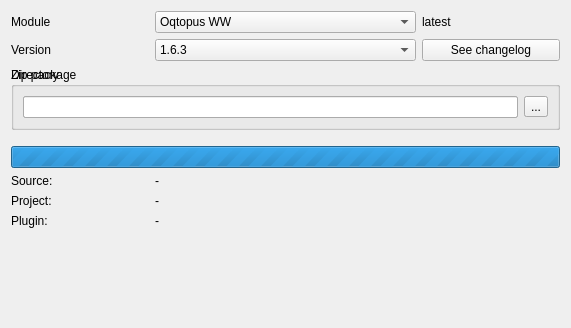
<?xml version="1.0" encoding="UTF-8"?>
<ui version="4.0">
 <class>Form</class>
 <widget class="QWidget" name="Form">
  <property name="geometry">
   <rect>
    <x>0</x>
    <y>0</y>
    <width>571</width>
    <height>328</height>
   </rect>
  </property>
  <property name="windowTitle">
   <string>Form</string>
  </property>
  <layout class="QGridLayout" name="gridLayout">
   <item row="0" column="0">
    <widget class="QLabel" name="label">
     <property name="text">
      <string>Module</string>
     </property>
    </widget>
   </item>
   <item row="7" column="0">
    <widget class="QLabel" name="label_19">
     <property name="text">
      <string>Plugin:</string>
     </property>
    </widget>
   </item>
   <item row="9" column="0">
    <spacer name="verticalSpacer">
     <property name="orientation">
      <enum>Qt::Vertical</enum>
     </property>
     <property name="sizeHint" stdset="0">
      <size>
       <width>20</width>
       <height>40</height>
      </size>
     </property>
    </spacer>
   </item>
   <item row="7" column="1" colspan="2">
    <widget class="QLabel" name="module_informationPlugin_label">
     <property name="text">
      <string>-</string>
     </property>
     <property name="openExternalLinks">
      <bool>true</bool>
     </property>
     <property name="textInteractionFlags">
      <set>Qt::LinksAccessibleByKeyboard|Qt::LinksAccessibleByMouse|Qt::TextBrowserInteraction|Qt::TextSelectableByKeyboard|Qt::TextSelectableByMouse</set>
     </property>
    </widget>
   </item>
   <item row="5" column="1" colspan="2">
    <widget class="QLabel" name="module_information_label">
     <property name="text">
      <string>-</string>
     </property>
     <property name="openExternalLinks">
      <bool>true</bool>
     </property>
     <property name="textInteractionFlags">
      <set>Qt::LinksAccessibleByKeyboard|Qt::LinksAccessibleByMouse|Qt::TextBrowserInteraction|Qt::TextSelectableByKeyboard|Qt::TextSelectableByMouse</set>
     </property>
    </widget>
   </item>
   <item row="0" column="2">
    <widget class="QLabel" name="module_latestVersion_label">
     <property name="text">
      <string>latest</string>
     </property>
    </widget>
   </item>
   <item row="3" column="0">
    <spacer name="verticalSpacer_8">
     <property name="orientation">
      <enum>Qt::Vertical</enum>
     </property>
     <property name="sizeType">
      <enum>QSizePolicy::Fixed</enum>
     </property>
     <property name="sizeHint" stdset="0">
      <size>
       <width>20</width>
       <height>10</height>
      </size>
     </property>
    </spacer>
   </item>
   <item row="6" column="0">
    <widget class="QLabel" name="label_17">
     <property name="text">
      <string>Project:</string>
     </property>
    </widget>
   </item>
   <item row="1" column="1">
    <widget class="QComboBox" name="module_package_comboBox">
     <item>
      <property name="text">
       <string>1.6.3</string>
      </property>
     </item>
     <item>
      <property name="text">
       <string>1.6.2</string>
      </property>
     </item>
     <item>
      <property name="text">
       <string>testing (Attention! Never use in production)</string>
      </property>
     </item>
    </widget>
   </item>
   <item row="1" column="2">
    <widget class="QPushButton" name="module_seeChangeLog_pushButton">
     <property name="text">
      <string>See changelog</string>
     </property>
    </widget>
   </item>
   <item row="0" column="1">
    <widget class="QComboBox" name="module_module_comboBox">
     <item>
      <property name="text">
       <string>Oqtopus WW</string>
      </property>
     </item>
     <item>
      <property name="text">
       <string>Oqtopus DW</string>
      </property>
     </item>
    </widget>
   </item>
   <item row="6" column="1" colspan="2">
    <widget class="QLabel" name="module_informationProject_label">
     <property name="text">
      <string>-</string>
     </property>
     <property name="openExternalLinks">
      <bool>true</bool>
     </property>
     <property name="textInteractionFlags">
      <set>Qt::LinksAccessibleByKeyboard|Qt::LinksAccessibleByMouse|Qt::TextBrowserInteraction|Qt::TextSelectableByKeyboard|Qt::TextSelectableByMouse</set>
     </property>
    </widget>
   </item>
   <item row="1" column="0">
    <widget class="QLabel" name="label_2">
     <property name="text">
      <string>Version</string>
     </property>
    </widget>
   </item>
   <item row="5" column="0">
    <widget class="QLabel" name="label_18">
     <property name="text">
      <string>Source:</string>
     </property>
    </widget>
   </item>
   <item row="2" column="0" colspan="3">
    <widget class="QGroupBox" name="module_zipPackage_groupBox">
     <property name="title">
      <string>Zip package</string>
     </property>
     <property name="flat">
      <bool>true</bool>
     </property>
     <layout class="QGridLayout" name="gridLayout_9">
      <item row="0" column="1">
       <widget class="QToolButton" name="module_browseZip_toolButton">
        <property name="text">
         <string>...</string>
        </property>
       </widget>
      </item>
      <item row="0" column="0">
       <widget class="QLineEdit" name="module_fromZip_lineEdit"/>
      </item>
     </layout>
    </widget>
   </item>
   <item row="2" column="0" colspan="3">
    <widget class="QGroupBox" name="module_directoryPackage_groupBox">
     <property name="title">
      <string>Directory</string>
     </property>
     <property name="flat">
      <bool>true</bool>
     </property>
     <layout class="QGridLayout" name="gridLayout_10">
      <item row="0" column="0">
       <widget class="QLineEdit" name="module_fromDirectory_lineEdit"/>
      </item>
      <item row="0" column="1">
       <widget class="QToolButton" name="module_browseDirectory_toolButton">
        <property name="text">
         <string>...</string>
        </property>
       </widget>
      </item>
     </layout>
    </widget>
   </item>
   <item row="4" column="0" colspan="3">
    <widget class="QProgressBar" name="module_progressBar">
     <property name="maximum">
      <number>0</number>
     </property>
     <property name="value">
      <number>0</number>
     </property>
    </widget>
   </item>
  </layout>
 </widget>
 <resources/>
 <connections/>
</ui>
